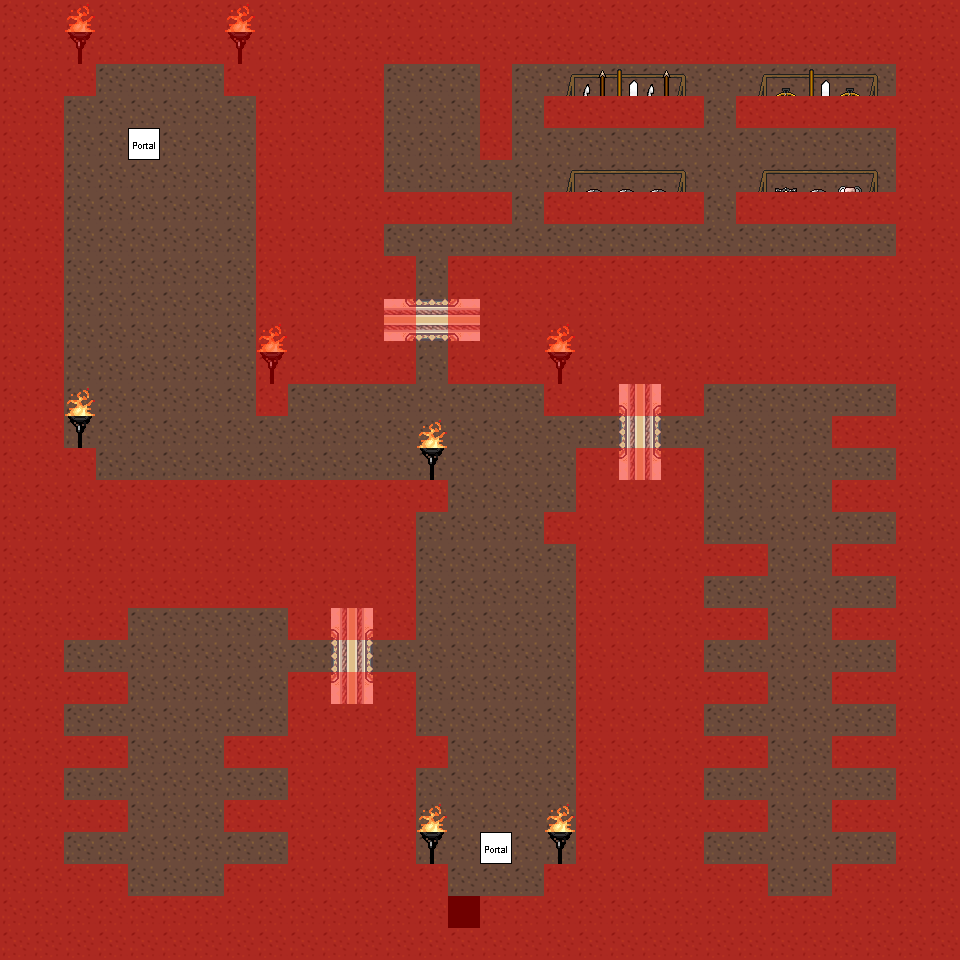

This is a level from a 2D game, rendered from its Tiled map with the project's own tilesets. A one-line summary and the map file follow, with tile-layer data summarised:
An orthogonal 30x30 tile map with 32x32 px tiles, 7 tile layers (0_floor, 2_object, 3_roof, 4_roof_add, ...), 1 hidden layer not drawn, 29 tilesets.

<map version="0.99b" orientation="orthogonal" width="30" height="30" tilewidth="32" tileheight="32">
 <tileset name="wall" firstgid="1" tilewidth="32" tileheight="32">
  <image source="../../tileset/building/wall/int_wall_pale.png" />
 </tileset>
 <tileset name="wall2" firstgid="17" tilewidth="32" tileheight="32">
  <image source="../../tileset/building/wall/int_wall_purple.png" />
 </tileset>
 <tileset name="entrance" firstgid="37" tilewidth="32" tileheight="32">
  <image source="../../tileset/building/entrance/pale_red_ns.png" />
 </tileset>
 <tileset name="entrance details" firstgid="73" tilewidth="32" tileheight="32">
  <image source="../../tileset/building/entrance/detail_ns.png" />
 </tileset>
 <tileset name="ground" firstgid="79" tilewidth="32" tileheight="32">
  <image source="../../tileset/ground/brownground.png" />
 </tileset>
 <tileset name="barrell" firstgid="80" tilewidth="32" tileheight="32">
  <image source="../../tileset/item/pot/barrel_tall.png" />
 </tileset>
 <tileset name="barel" firstgid="82" tilewidth="32" tileheight="32">
  <image source="../../tileset/item/pot/small_barrel.png" />
 </tileset>
 <tileset name="bed" firstgid="84" tilewidth="32" tileheight="32">
  <image source="../../tileset/item/furniture/bed/side_on.png" />
 </tileset>
 <tileset name="stool" firstgid="86" tilewidth="32" tileheight="32">
  <image source="../../tileset/item/furniture/chair/stool.png" />
 </tileset>
 <tileset name="table" firstgid="87" tilewidth="32" tileheight="32">
  <image source="../../tileset/item/furniture/table/square_pale.png" />
 </tileset>
 <tileset name="shelf" firstgid="88" tilewidth="32" tileheight="32">
  <image source="../../tileset/item/furniture/shelve/bright_bookshelf_and_cupboard.png" />
 </tileset>
 <tileset name="collision" firstgid="94" tilewidth="32" tileheight="32">
  <image source="../../tileset/logic/collision.png" />
 </tileset>
 <tileset name="portal" firstgid="95" tilewidth="32" tileheight="32">
  <image source="../../tileset/logic/portal.png" />
 </tileset>
 <tileset name="sword rack" firstgid="102" tilewidth="32" tileheight="32">
  <image source="../../tileset/item/armor/sword_rack.png" />
 </tileset>
 <tileset name="weapon rack" firstgid="106" tilewidth="32" tileheight="32">
  <image source="../../tileset/item/armor/weapons_rack.png" />
 </tileset>
 <tileset name="ground2" firstgid="124" tilewidth="32" tileheight="32">
  <image source="../../tileset/ground/brown_2.png" />
 </tileset>
 <tileset name="entrance2" firstgid="126" tilewidth="32" tileheight="32">
  <image source="../../tileset/building/entrance/pale_red_ew.png" />
 </tileset>
 <tileset name="entrance 2 details" firstgid="174" tilewidth="32" tileheight="32">
  <image source="../../tileset/building/entrance/detail_ew.png" />
 </tileset>
 <tileset name="stove" firstgid="180" tilewidth="32" tileheight="32">
  <image source="../../tileset/item/furniture/other/stove.png" />
 </tileset>
 <tileset name="table 2" firstgid="186" tilewidth="32" tileheight="32">
  <image source="../../tileset/item/furniture/table/long_front_on_pale.png" />
 </tileset>
 <tileset name="dishes" firstgid="189" tilewidth="32" tileheight="32">
  <image source="../../tileset/item/furniture/crockery/dishes.png" />
 </tileset>
 <tileset name="meal 1" firstgid="195" tilewidth="32" tileheight="32">
  <image source="../../tileset/item/food/meals_1.png" />
 </tileset>
 <tileset name="meal 2" firstgid="197" tilewidth="32" tileheight="32">
  <image source="../../tileset/item/food/meals_2.png" />
 </tileset>
 <tileset name="chair" firstgid="199" tilewidth="32" tileheight="32">
  <image source="../../tileset/item/furniture/chair/wooden_pale.png" />
 </tileset>
 <tileset name="steel lamp" firstgid="203" tilewidth="32" tileheight="32">
  <image source="../../tileset/item/furniture/light/iron_lamp.png" />
 </tileset>
 <tileset name="flames" firstgid="206" tilewidth="32" tileheight="32">
  <image source="../../tileset/item/furniture/light/flames.png" />
 </tileset>
 <tileset name="stairs" firstgid="208" tilewidth="32" tileheight="32">
  <image source="../../tileset/building/stairs/stairs.png" />
 </tileset>
 <tileset name="table2" firstgid="212" tilewidth="32" tileheight="32">
  <image source="../../tileset/item/furniture/table/long_side_on_pale.png" />
 </tileset>
 <tileset name="books" firstgid="215" tilewidth="32" tileheight="32">
  <image source="../../tileset/item/book.png" />
 </tileset>
 <layer name="0_floor" width="30" height="30">
  <data>[900 cells, 899 non-empty, 1 distinct tile ids]</data>
 </layer>
 <layer name="1_terrain" width="30" height="30" visible="0">
  <data>[900 cells, 581 non-empty, 68 distinct tile ids]</data>
 </layer>
 <layer name="2_object" width="30" height="30">
  <data>[900 cells, 8 non-empty, 2 distinct tile ids]</data>
 </layer>
 <layer name="3_roof" width="30" height="30">
  <data>[900 cells, 46 non-empty, 22 distinct tile ids]</data>
 </layer>
 <layer name="4_roof_add" width="30" height="30">
  <data>[900 cells, 0 non-empty, 0 distinct tile ids]</data>
 </layer>
 <layer name="objects" width="30" height="30">
  <data>[900 cells, 2 non-empty, 1 distinct tile ids]</data>
 </layer>
 <layer name="collision" width="30" height="30" opacity="0.44">
  <data>[900 cells, 541 non-empty, 1 distinct tile ids]</data>
 </layer>
 <layer name="protection" width="30" height="30">
  <data>[900 cells, 0 non-empty, 0 distinct tile ids]</data>
 </layer>
</map>
